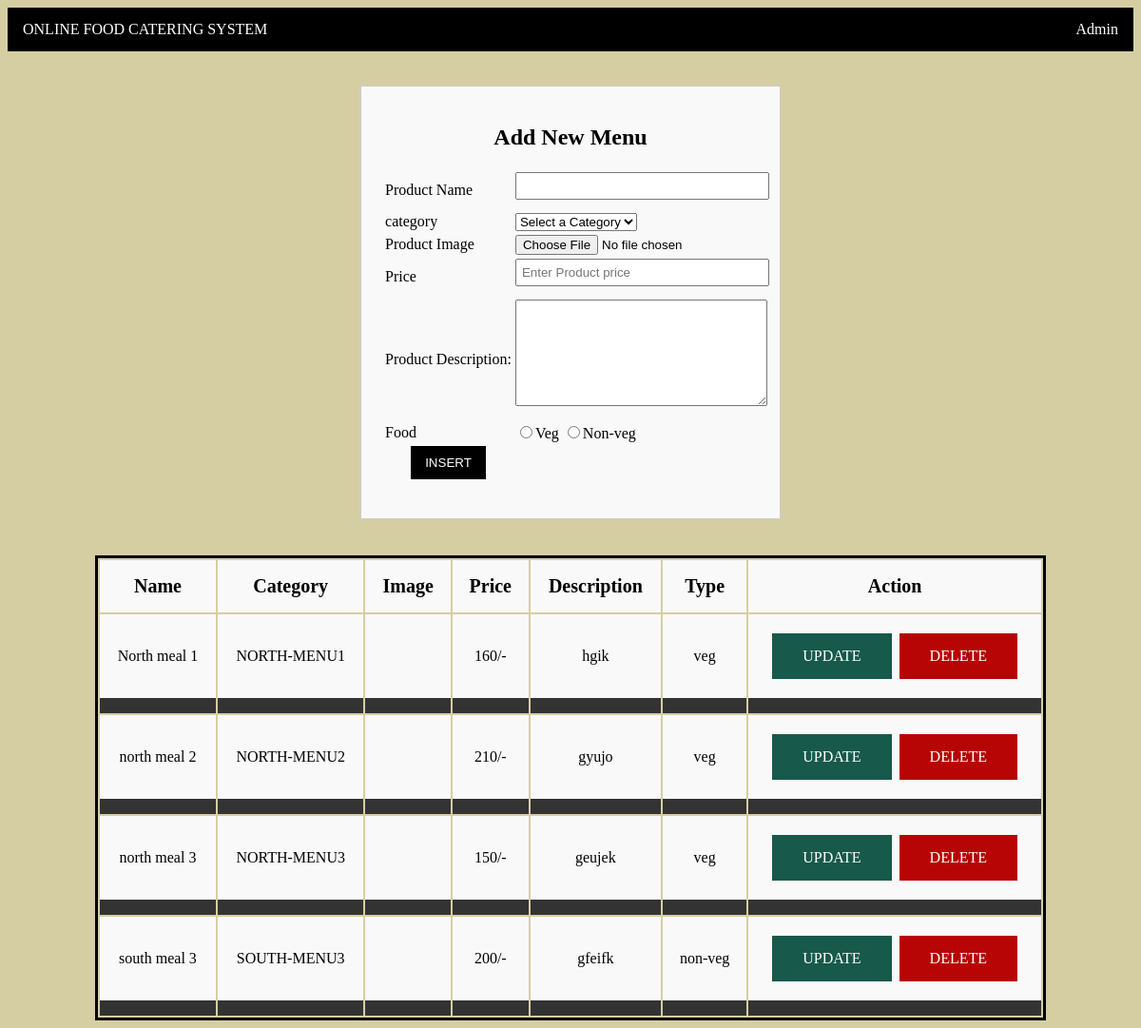
Screenshot of /addmenu1.php with the database file from the repository.
### tables this page shows
CREATE TABLE `fooditems` (
  `foodid` int(50) NOT NULL,
  `foodname` varchar(50) NOT NULL,
  `category` varchar(50) NOT NULL,
  `foodimg` blob NOT NULL,
  `Prize` bigint(50) NOT NULL,
  `fooddis` varchar(300) NOT NULL,
  `type` varchar(50) NOT NULL,
  `imagetype` varchar(50) NOT NULL
);

### addmenu1.php (the view, shortened to what this page needs)
<?php
$conn=mysqli_connect('localhost','root','','catering');
?>
<!DOCTYPE html>
<html>
<head>
</head>
<body>
     <form action="" method="post" enctype="multipart/form-data">
<center>
  <ul>
  <li style="float:left"><a href="#foodcatering">ONLINE FOOD CATERING SYSTEM</a></li>
  <li style="float:right"><a href="admin.html">Admin</a></li>
</ul><br><br>
<head>
  <div class="container">
        <h2>Add New Menu</h2>
  <table>
    <tr>
      <td>
        Product Name
      </td>
      <td>
        <input type="text" id="name" name="name"required/>
      </td>
    </tr>
 <tr>
  <td>
  category
</td>
<td>
  <select name="category" required>
     <option>Select a Category</option>
   </select>
</td>
</tr>
 <tr>
    <td>
    Product Image
  </td>
  <td>
   <input id="prdimg" type="file" name="image">
  </td>
</tr>
<tr>
<td>
  Price
</td>
<td>
 <input type="text" id="nid_number" class="form-control" name="Prize" placeholder="Enter Product price" required>
</td>
</tr>
<tr>
<td>
  Product Description:
</td>
  <td>
  <textarea name="product_desc" id="nid_number2" class="form-control"  rows="3" required></textarea>
</td>
</tr>
<tr>
<td>
  Food
</td>
  <td>
  <input type="radio" id="nid_number4" name="type" class="type" value="veg" />Veg
  <input type="radio" id="nid_number4" name="type" class="type" value="non-veg" />Non-veg
</td>
</tr>
<tr>
<td>
  <center><input name="insert" type="submit" value="INSERT"></center><br>
</td>
</tr>
</table>
</center>
</form>
<br>
<br>
<?php
   $select = mysqli_query($conn, "SELECT * FROM fooditems");
   ?>
   <center>
   <div class="product-display">
      <table class="product-display-table">
         <thead>
         <tr>
            <th>Name</th>
            <th>Category</th>
            <th>Image</th>
            <th>Price</th>
            <th>Description</th>
            <th>Type</th>
            <th>Action</th>
         </tr>
         </thead>
         <?php while($row = mysqli_fetch_assoc($select)){ ?>
         <tr>
            <td><?php echo $row['foodname']; ?></td>
             <td><?php echo $row['category']; ?></td>
             <td><img src="imageview.php?foodid=<?php echo $row['foodid']; ?>" height="100" alt=""></td>
            <td><?php echo $row['Prize']; ?>/-</td>
            <td><?php echo $row['fooddis']; ?></td>
            <td><?php echo $row['type']; ?></td>
            <td>
               <a href="admin_update.php?edit=<?php echo $row['foodid']; ?>" class="fn_button"> UPDATE </a>
               <a href="addmenu1.php?delete=<?php echo $row['foodid']; ?>" class="button"> DELETE </a>
            </td>
         </tr>
      <?php } ?>
      </table>
   </div>
</body>
</html>

### addmenu1.php (style rules this page uses)
body { background-color: #D5CEA3; }
ul { list-style-type: none; margin: 0; padding: 0; overflow: hidden; background-color: #000000; position: -webkit-sticky; position: sticky; top: 0; }
li { float: right; }
li a { display: block; color: white; text-align: center; padding: 14px 16px; text-decoration: none; }
.container { width: 400px; margin: 0 auto; padding: 20px; border: 1px solid #ccc; background-color: #f9f9f9; }
.container input[type="text"], .container input[type="email"], .container textarea { width: 100%; padding: 5px; margin-bottom: 10px; }
.container textarea { height: 100px; }
.container input[type="submit"] { background-color: #000000; color: white; padding: 10px 15px; border: none; cursor: pointer; }
.product-display { margin:2px; }
.product-display .product-display-table { width: 1000px; border: solid; text-align: center; }
.product-display .product-display-table thead { background: #f9f9f9; }
.product-display .product-display-table th { padding:1rem; font-size: 20px; }
.product-display .product-display-table td { padding:1rem; font-size: 1rem; border-bottom: 1rem solid #333; background: #f9f9f9; }
.button { background-color: #B70404; border: none; color: white; padding: 15px 32px; text-align: center; text-decoration: none; display: inline-block; font-size: 16px; margin: 4px 2px; cursor: pointer; }
.fn_button { background-color: #17594A; border: none; color: white; padding: 15px 32px; text-align: center; text-decoration: none; display: inline-block; font-size: 16px; margin: 4px 2px; cursor: pointer; }

### rows the page displays
fooditems: foodname "North meal 1", category "NORTH-MENU1", Prize "160", fooddis "hgik", type "veg"
fooditems: foodname "north meal 2", category "NORTH-MENU2", Prize "210", fooddis "gyujo", type "veg"
fooditems: foodname "north meal 3", category "NORTH-MENU3", Prize "150", fooddis "geujek", type "veg"
fooditems: foodname "south meal 3", category "SOUTH-MENU3", Prize "200", fooddis "gfeifk", type "non-veg"
